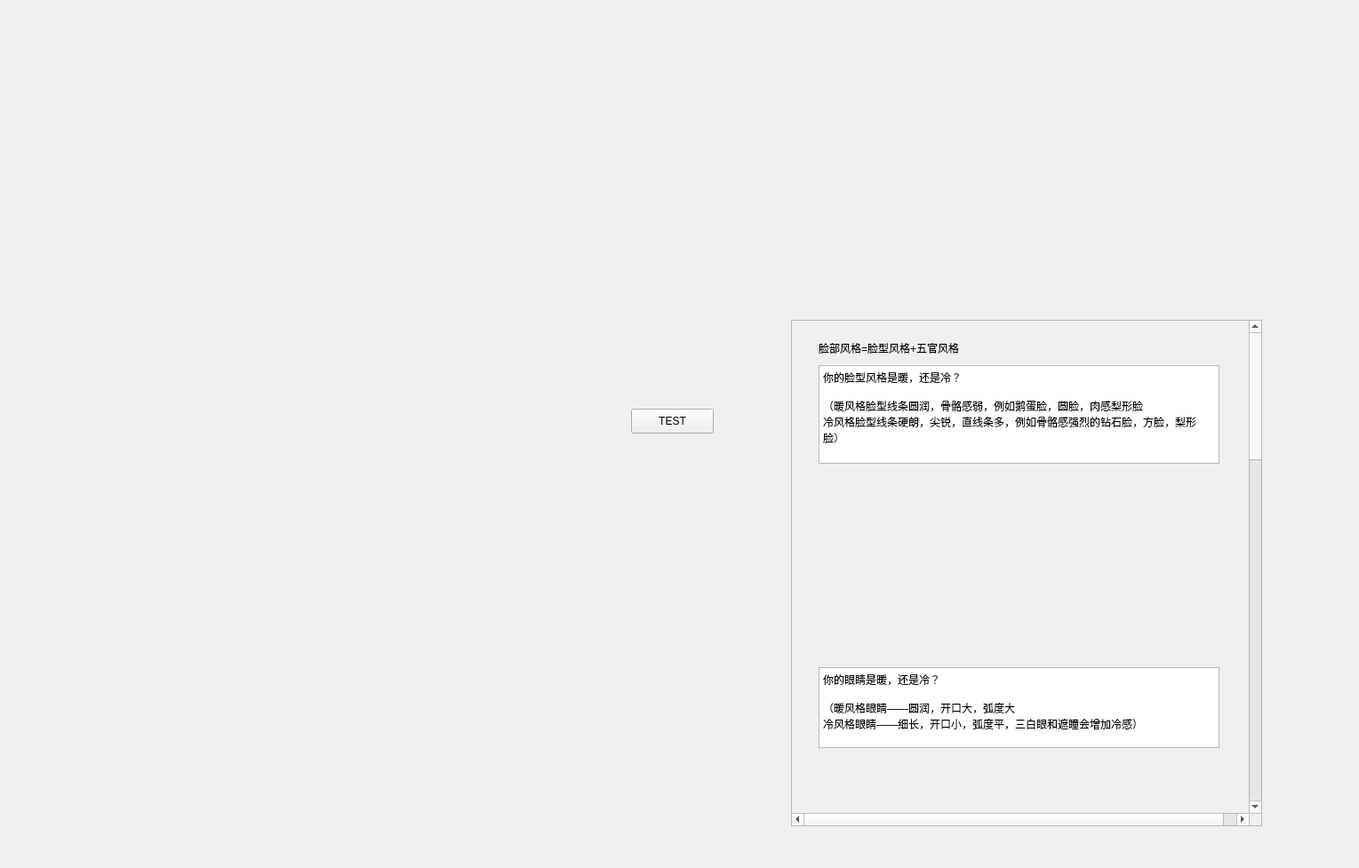
<?xml version="1.0" encoding="UTF-8"?>
<ui version="4.0">
 <class>maindress</class>
 <widget class="QWidget" name="maindress">
  <property name="geometry">
   <rect>
    <x>0</x>
    <y>0</y>
    <width>1529</width>
    <height>977</height>
   </rect>
  </property>
  <property name="windowTitle">
   <string>Form</string>
  </property>
  <widget class="QPushButton" name="pushButton">
   <property name="geometry">
    <rect>
     <x>710</x>
     <y>460</y>
     <width>93</width>
     <height>28</height>
    </rect>
   </property>
   <property name="text">
    <string>TEST</string>
   </property>
  </widget>
  <widget class="QScrollArea" name="scrollArea">
   <property name="geometry">
    <rect>
     <x>890</x>
     <y>360</y>
     <width>530</width>
     <height>570</height>
    </rect>
   </property>
   <property name="minimumSize">
    <size>
     <width>20</width>
     <height>20</height>
    </size>
   </property>
   <property name="verticalScrollBarPolicy">
    <enum>Qt::ScrollBarAlwaysOn</enum>
   </property>
   <property name="horizontalScrollBarPolicy">
    <enum>Qt::ScrollBarAlwaysOn</enum>
   </property>
   <property name="widgetResizable">
    <bool>false</bool>
   </property>
   <widget class="QWidget" name="scrollAreaWidgetContents">
    <property name="geometry">
     <rect>
      <x>0</x>
      <y>-300</y>
      <width>530</width>
      <height>2050</height>
     </rect>
    </property>
    <property name="minimumSize">
     <size>
      <width>500</width>
      <height>1000</height>
     </size>
    </property>
    <widget class="QLabel" name="label">
     <property name="geometry">
      <rect>
       <x>30</x>
       <y>10</y>
       <width>201</width>
       <height>41</height>
      </rect>
     </property>
     <property name="text">
      <string>脸部风格=脸型风格+五官风格</string>
     </property>
    </widget>
    <widget class="QTextBrowser" name="textBrowser">
     <property name="geometry">
      <rect>
       <x>30</x>
       <y>50</y>
       <width>451</width>
       <height>111</height>
      </rect>
     </property>
     <property name="html">
      <string>&lt;!DOCTYPE HTML PUBLIC &quot;-//W3C//DTD HTML 4.0//EN&quot; &quot;http://www.w3.org/TR/REC-html40/strict.dtd&quot;&gt;
&lt;html&gt;&lt;head&gt;&lt;meta name=&quot;qrichtext&quot; content=&quot;1&quot; /&gt;&lt;style type=&quot;text/css&quot;&gt;
p, li { white-space: pre-wrap; }
&lt;/style&gt;&lt;/head&gt;&lt;body style=&quot; font-family:'SimSun'; font-size:9pt; font-weight:400; font-style:normal;&quot;&gt;
&lt;p style=&quot; margin-top:0px; margin-bottom:0px; margin-left:0px; margin-right:0px; -qt-block-indent:0; text-indent:0px;&quot;&gt;你的脸型风格是暖，还是冷？&lt;/p&gt;
&lt;p style=&quot;-qt-paragraph-type:empty; margin-top:0px; margin-bottom:0px; margin-left:0px; margin-right:0px; -qt-block-indent:0; text-indent:0px;&quot;&gt;&lt;br /&gt;&lt;/p&gt;
&lt;p style=&quot; margin-top:0px; margin-bottom:0px; margin-left:0px; margin-right:0px; -qt-block-indent:0; text-indent:0px;&quot;&gt;（暖风格脸型线条圆润，骨骼感弱，例如鹅蛋脸，圆脸，肉感梨形脸&lt;/p&gt;
&lt;p style=&quot; margin-top:0px; margin-bottom:0px; margin-left:0px; margin-right:0px; -qt-block-indent:0; text-indent:0px;&quot;&gt;冷风格脸型线条硬朗，尖锐，直线条多，例如骨骼感强烈的钻石脸，方脸，梨形脸）&lt;/p&gt;&lt;/body&gt;&lt;/html&gt;</string>
     </property>
    </widget>
    <widget class="QTextBrowser" name="textBrowser_2">
     <property name="geometry">
      <rect>
       <x>30</x>
       <y>390</y>
       <width>451</width>
       <height>91</height>
      </rect>
     </property>
     <property name="html">
      <string>&lt;!DOCTYPE HTML PUBLIC &quot;-//W3C//DTD HTML 4.0//EN&quot; &quot;http://www.w3.org/TR/REC-html40/strict.dtd&quot;&gt;
&lt;html&gt;&lt;head&gt;&lt;meta name=&quot;qrichtext&quot; content=&quot;1&quot; /&gt;&lt;style type=&quot;text/css&quot;&gt;
p, li { white-space: pre-wrap; }
&lt;/style&gt;&lt;/head&gt;&lt;body style=&quot; font-family:'SimSun'; font-size:9pt; font-weight:400; font-style:normal;&quot;&gt;
&lt;p style=&quot; margin-top:0px; margin-bottom:0px; margin-left:0px; margin-right:0px; -qt-block-indent:0; text-indent:0px;&quot;&gt;你的眼睛是暖，还是冷？&lt;/p&gt;
&lt;p style=&quot;-qt-paragraph-type:empty; margin-top:0px; margin-bottom:0px; margin-left:0px; margin-right:0px; -qt-block-indent:0; text-indent:0px;&quot;&gt;&lt;br /&gt;&lt;/p&gt;
&lt;p style=&quot; margin-top:0px; margin-bottom:0px; margin-left:0px; margin-right:0px; -qt-block-indent:0; text-indent:0px;&quot;&gt;（暖风格眼睛——圆润，开口大，弧度大&lt;/p&gt;
&lt;p style=&quot; margin-top:0px; margin-bottom:0px; margin-left:0px; margin-right:0px; -qt-block-indent:0; text-indent:0px;&quot;&gt;冷风格眼睛——细长，开口小，弧度平，三白眼和遮瞳会增加冷感）&lt;/p&gt;&lt;/body&gt;&lt;/html&gt;</string>
     </property>
    </widget>
    <widget class="QTextBrowser" name="textBrowser_3">
     <property name="geometry">
      <rect>
       <x>30</x>
       <y>700</y>
       <width>451</width>
       <height>91</height>
      </rect>
     </property>
     <property name="html">
      <string>&lt;!DOCTYPE HTML PUBLIC &quot;-//W3C//DTD HTML 4.0//EN&quot; &quot;http://www.w3.org/TR/REC-html40/strict.dtd&quot;&gt;
&lt;html&gt;&lt;head&gt;&lt;meta name=&quot;qrichtext&quot; content=&quot;1&quot; /&gt;&lt;style type=&quot;text/css&quot;&gt;
p, li { white-space: pre-wrap; }
&lt;/style&gt;&lt;/head&gt;&lt;body style=&quot; font-family:'SimSun'; font-size:9pt; font-weight:400; font-style:normal;&quot;&gt;
&lt;p style=&quot; margin-top:0px; margin-bottom:0px; margin-left:0px; margin-right:0px; -qt-block-indent:0; text-indent:0px;&quot;&gt;你的鼻子是暖，还是冷？&lt;/p&gt;
&lt;p style=&quot;-qt-paragraph-type:empty; margin-top:0px; margin-bottom:0px; margin-left:0px; margin-right:0px; -qt-block-indent:0; text-indent:0px;&quot;&gt;&lt;br /&gt;&lt;/p&gt;
&lt;p style=&quot; margin-top:0px; margin-bottom:0px; margin-left:0px; margin-right:0px; -qt-block-indent:0; text-indent:0px;&quot;&gt;（暖风格鼻子：塌鼻梁，宽鼻翼，大鼻头，鼻小柱平&lt;/p&gt;
&lt;p style=&quot; margin-top:0px; margin-bottom:0px; margin-left:0px; margin-right:0px; -qt-block-indent:0; text-indent:0px;&quot;&gt;冷风格鼻子：鼻骨直线条明显，鼻翼线条比较平，鼻头小，鼻小柱位置有明显的海鸥线）&lt;/p&gt;&lt;/body&gt;&lt;/html&gt;</string>
     </property>
    </widget>
    <widget class="QTextBrowser" name="textBrowser_4">
     <property name="geometry">
      <rect>
       <x>35</x>
       <y>1010</y>
       <width>441</width>
       <height>81</height>
      </rect>
     </property>
     <property name="html">
      <string>&lt;!DOCTYPE HTML PUBLIC &quot;-//W3C//DTD HTML 4.0//EN&quot; &quot;http://www.w3.org/TR/REC-html40/strict.dtd&quot;&gt;
&lt;html&gt;&lt;head&gt;&lt;meta name=&quot;qrichtext&quot; content=&quot;1&quot; /&gt;&lt;style type=&quot;text/css&quot;&gt;
p, li { white-space: pre-wrap; }
&lt;/style&gt;&lt;/head&gt;&lt;body style=&quot; font-family:'SimSun'; font-size:9pt; font-weight:400; font-style:normal;&quot;&gt;
&lt;p style=&quot; margin-top:0px; margin-bottom:0px; margin-left:0px; margin-right:0px; -qt-block-indent:0; text-indent:0px;&quot;&gt;你的嘴巴是暖，还是冷？&lt;/p&gt;
&lt;p style=&quot;-qt-paragraph-type:empty; margin-top:0px; margin-bottom:0px; margin-left:0px; margin-right:0px; -qt-block-indent:0; text-indent:0px;&quot;&gt;&lt;br /&gt;&lt;/p&gt;
&lt;p style=&quot; margin-top:0px; margin-bottom:0px; margin-left:0px; margin-right:0px; -qt-block-indent:0; text-indent:0px;&quot;&gt;（暖风格嘴巴：厚唇，圆嘴角&lt;/p&gt;
&lt;p style=&quot; margin-top:0px; margin-bottom:0px; margin-left:0px; margin-right:0px; -qt-block-indent:0; text-indent:0px;&quot;&gt;冷风格嘴巴：薄唇，尖嘴角）&lt;/p&gt;&lt;/body&gt;&lt;/html&gt;</string>
     </property>
    </widget>
    <widget class="QLabel" name="label_2">
     <property name="geometry">
      <rect>
       <x>30</x>
       <y>170</y>
       <width>231</width>
       <height>181</height>
      </rect>
     </property>
     <property name="text">
      <string/>
     </property>
    </widget>
    <widget class="QLabel" name="label_3">
     <property name="geometry">
      <rect>
       <x>290</x>
       <y>170</y>
       <width>191</width>
       <height>211</height>
      </rect>
     </property>
     <property name="text">
      <string/>
     </property>
    </widget>
    <widget class="QLabel" name="label_4">
     <property name="geometry">
      <rect>
       <x>30</x>
       <y>490</y>
       <width>191</width>
       <height>201</height>
      </rect>
     </property>
     <property name="text">
      <string/>
     </property>
    </widget>
    <widget class="QLabel" name="label_5">
     <property name="geometry">
      <rect>
       <x>250</x>
       <y>490</y>
       <width>221</width>
       <height>201</height>
      </rect>
     </property>
     <property name="text">
      <string/>
     </property>
    </widget>
    <widget class="QLabel" name="label_6">
     <property name="geometry">
      <rect>
       <x>30</x>
       <y>810</y>
       <width>211</width>
       <height>191</height>
      </rect>
     </property>
     <property name="text">
      <string/>
     </property>
    </widget>
    <widget class="QLabel" name="label_7">
     <property name="geometry">
      <rect>
       <x>260</x>
       <y>800</y>
       <width>201</width>
       <height>201</height>
      </rect>
     </property>
     <property name="text">
      <string/>
     </property>
    </widget>
    <widget class="QLabel" name="label_8">
     <property name="geometry">
      <rect>
       <x>40</x>
       <y>1100</y>
       <width>201</width>
       <height>221</height>
      </rect>
     </property>
     <property name="text">
      <string/>
     </property>
    </widget>
    <widget class="QLabel" name="label_9">
     <property name="geometry">
      <rect>
       <x>250</x>
       <y>1100</y>
       <width>211</width>
       <height>231</height>
      </rect>
     </property>
     <property name="text">
      <string/>
     </property>
    </widget>
    <widget class="QTextBrowser" name="textBrowser_5">
     <property name="geometry">
      <rect>
       <x>30</x>
       <y>1340</y>
       <width>451</width>
       <height>111</height>
      </rect>
     </property>
     <property name="html">
      <string>&lt;!DOCTYPE HTML PUBLIC &quot;-//W3C//DTD HTML 4.0//EN&quot; &quot;http://www.w3.org/TR/REC-html40/strict.dtd&quot;&gt;
&lt;html&gt;&lt;head&gt;&lt;meta name=&quot;qrichtext&quot; content=&quot;1&quot; /&gt;&lt;style type=&quot;text/css&quot;&gt;
p, li { white-space: pre-wrap; }
&lt;/style&gt;&lt;/head&gt;&lt;body style=&quot; font-family:'SimSun'; font-size:9pt; font-weight:400; font-style:normal;&quot;&gt;
&lt;p style=&quot; margin-top:0px; margin-bottom:0px; margin-left:0px; margin-right:0px; -qt-block-indent:0; text-indent:0px;&quot;&gt;五官的冷暖由眼睛，鼻子，嘴巴构成&lt;/p&gt;
&lt;p style=&quot; margin-top:0px; margin-bottom:0px; margin-left:0px; margin-right:0px; -qt-block-indent:0; text-indent:0px;&quot;&gt;冷眼睛可以记2分，冷鼻子1分，冷嘴巴1分&lt;/p&gt;
&lt;p style=&quot; margin-top:0px; margin-bottom:0px; margin-left:0px; margin-right:0px; -qt-block-indent:0; text-indent:0px;&quot;&gt;三者相加，0-1分：暖风格&lt;/p&gt;
&lt;p style=&quot; margin-top:0px; margin-bottom:0px; margin-left:0px; margin-right:0px; -qt-block-indent:0; text-indent:0px;&quot;&gt;         2分：冷暖之间&lt;/p&gt;
&lt;p style=&quot; margin-top:0px; margin-bottom:0px; margin-left:0px; margin-right:0px; -qt-block-indent:0; text-indent:0px;&quot;&gt;         3-4分：冷风格&lt;/p&gt;
&lt;p style=&quot; margin-top:0px; margin-bottom:0px; margin-left:0px; margin-right:0px; -qt-block-indent:0; text-indent:0px;&quot;&gt;（五官介于冷暖之间，可通过修饰眉形调节五官风格）&lt;/p&gt;&lt;/body&gt;&lt;/html&gt;</string>
     </property>
    </widget>
    <widget class="QLabel" name="label_10">
     <property name="geometry">
      <rect>
       <x>40</x>
       <y>1460</y>
       <width>441</width>
       <height>461</height>
      </rect>
     </property>
     <property name="text">
      <string/>
     </property>
    </widget>
    <widget class="QRadioButton" name="radioButton">
     <property name="geometry">
      <rect>
       <x>40</x>
       <y>1990</y>
       <width>115</width>
       <height>19</height>
      </rect>
     </property>
     <property name="text">
      <string>暖</string>
     </property>
    </widget>
    <widget class="QRadioButton" name="radioButton_2">
     <property name="geometry">
      <rect>
       <x>180</x>
       <y>1990</y>
       <width>115</width>
       <height>19</height>
      </rect>
     </property>
     <property name="text">
      <string>冷暖之间</string>
     </property>
    </widget>
    <widget class="QRadioButton" name="radioButton_3">
     <property name="geometry">
      <rect>
       <x>350</x>
       <y>1990</y>
       <width>115</width>
       <height>19</height>
      </rect>
     </property>
     <property name="text">
      <string>冷</string>
     </property>
    </widget>
    <widget class="QTextBrowser" name="textBrowser_6">
     <property name="geometry">
      <rect>
       <x>40</x>
       <y>1940</y>
       <width>381</width>
       <height>31</height>
      </rect>
     </property>
     <property name="html">
      <string>&lt;!DOCTYPE HTML PUBLIC &quot;-//W3C//DTD HTML 4.0//EN&quot; &quot;http://www.w3.org/TR/REC-html40/strict.dtd&quot;&gt;
&lt;html&gt;&lt;head&gt;&lt;meta name=&quot;qrichtext&quot; content=&quot;1&quot; /&gt;&lt;style type=&quot;text/css&quot;&gt;
p, li { white-space: pre-wrap; }
&lt;/style&gt;&lt;/head&gt;&lt;body style=&quot; font-family:'SimSun'; font-size:9pt; font-weight:400; font-style:normal;&quot;&gt;
&lt;p style=&quot; margin-top:0px; margin-bottom:0px; margin-left:0px; margin-right:0px; -qt-block-indent:0; text-indent:0px;&quot;&gt;综合脸型冷暖与五官冷暖，判断你的脸部风格属于？&lt;/p&gt;&lt;/body&gt;&lt;/html&gt;</string>
     </property>
    </widget>
   </widget>
  </widget>
 </widget>
 <resources/>
 <connections>
  <connection>
   <sender>pushButton</sender>
   <signal>clicked()</signal>
   <receiver>scrollArea</receiver>
   <slot>show()</slot>
   <hints>
    <hint type="sourcelabel">
     <x>48</x>
     <y>40</y>
    </hint>
    <hint type="destinationlabel">
     <x>233</x>
     <y>98</y>
    </hint>
   </hints>
  </connection>
 </connections>
</ui>
